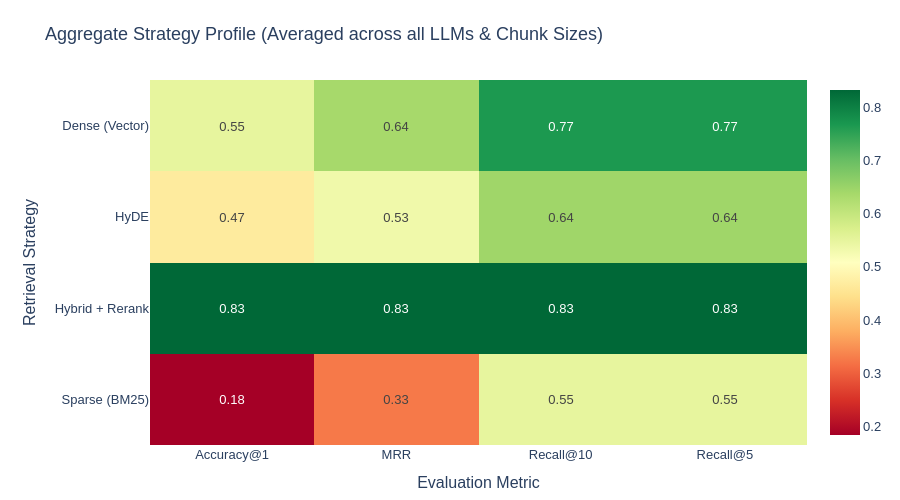

The cell this chart's notebook holds for it:
### Code cell
import plotly.express as px

# Group by Strategy and calculate means across ALL configurations
heatmap_df = master_df.groupby('Strategy')[['Accuracy@1', 'Recall@5', 'Recall@10', 'MRR']].mean().reset_index()

# Melt the dataframe to format it for Plotly heatmap
heatmap_melted = heatmap_df.melt(id_vars='Strategy', 
                                  value_vars=['Accuracy@1', 'Recall@5', 'Recall@10', 'MRR'],
                                  var_name='Metric', value_name='Score')

# Pivot to create matrix
heatmap_matrix = heatmap_melted.pivot(index='Strategy', columns='Metric', values='Score')

fig = px.imshow(
    heatmap_matrix, 
    text_auto='.2f', # Show numbers inside the squares
    color_continuous_scale='RdYlGn', # Red (0.0) to Green (1.0)
    aspect="auto",
    title="Aggregate Strategy Profile (Averaged across all LLMs & Chunk Sizes)"
)

fig.update_layout(
    xaxis_title="Evaluation Metric",
    yaxis_title="Retrieval Strategy",
    font=dict(family="Arial, sans-serif", size=13),
    height=500,
    margin=dict(l=150, r=50, t=80, b=50)
)

fig.write_html("results/plots_combined/02_strategy_profile_heatmap.html")
fig.show()

### Figure 1 — Plotly figure (JSON) as saved in the notebook; plotly's stock layout.template omitted (floating-point values rounded to 4 significant figures)
{"data": [{"coloraxis": "coloraxis", "hovertemplate": "Metric: %{x}<br>Strategy: %{y}<br>color: %{z}<extra></extra>", "name": "0", "texttemplate": "%{z:.2f}", "type": "heatmap", "x": ["Accuracy@1", "MRR", "Recall@10", "Recall@5"], "xaxis": "x", "y": ["Dense (Vector)", "HyDE", "Hybrid + Rerank", "Sparse (BM25)"], "yaxis": "y", "z": [[0.55, 0.6372, 0.7667, 0.7667], [0.4667, 0.5341, 0.6444, 0.6444], [0.8333, 0.8333, 0.8333, 0.8333], [0.1833, 0.3258, 0.55, 0.55]]}], "layout": {"coloraxis": {"colorscale": [[0, "rgb(165,0,38)"], [0.1, "rgb(215,48,39)"], [0.2, "rgb(244,109,67)"], [0.3, "rgb(253,174,97)"], [0.4, "rgb(254,224,139)"], [0.5, "rgb(255,255,191)"], [0.6, "rgb(217,239,139)"], [0.7, "rgb(166,217,106)"], [0.8, "rgb(102,189,99)"], [0.9, "rgb(26,152,80)"], [1, "rgb(0,104,55)"]]}, "font": {"family": "Arial, sans-serif", "size": 13}, "height": 500, "margin": {"b": 50, "l": 150, "r": 50, "t": 80}, "title": {"text": "Aggregate Strategy Profile (Averaged across all LLMs & Chunk Sizes)"}, "xaxis": {"anchor": "y", "domain": [0, 1], "title": {"text": "Evaluation Metric"}}, "yaxis": {"anchor": "x", "autorange": "reversed", "domain": [0, 1], "title": {"text": "Retrieval Strategy"}}}}
